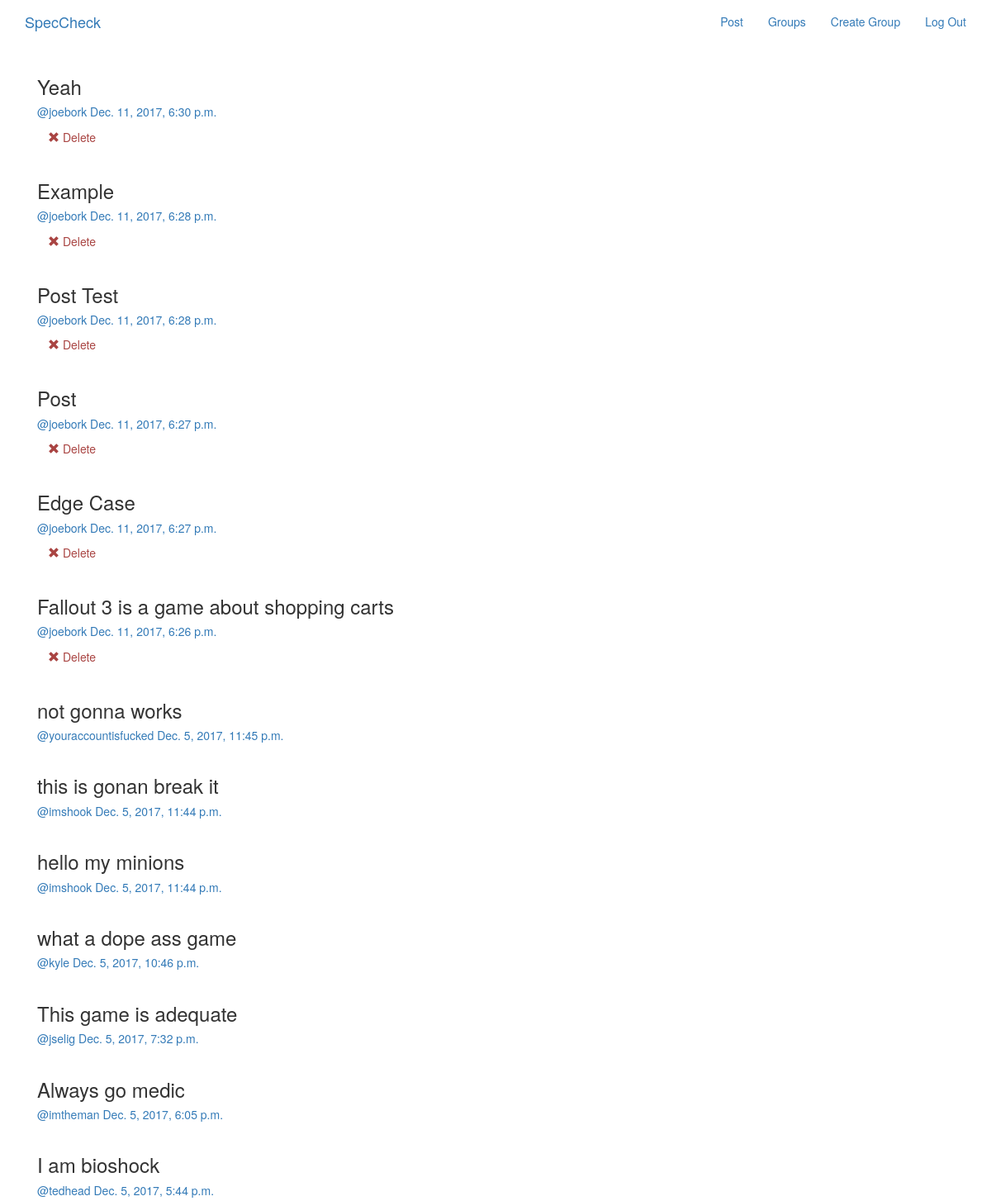
Page /posts/ (signed in) on the committed database.
### posts/models.py (models this page shows, shortened)
class Post(models.Model):
    user = models.ForeignKey(User,related_name='posts')
    created_at = models.DateTimeField(auto_now=True)
    message = models.TextField()
    message_html = models.TextField(editable=False)
    group = models.ForeignKey(Group,related_name='posts',null=True,blank=True)
    class Meta:
        ordering = ['-created_at']
        unique_together = ['user','message'] #every message is uniquely linked to a user

### posts/views.py (the view)
class PostList(SelectRelatedMixin,generic.ListView):
    model = models.Post
    select_related = ('user','group')

### posts/templates/posts/post_list.html (shortened to what this page needs)
{% extends "posts/post_base.html" %}
{% block post_content %}
<div class="col-md-8">
  {% for post in post_list  %}
    {% include "posts/_post.html" %}
  {% endfor %}
</div>
{% endblock %}

### posts/templates/posts/_post.html
<div class="post media">
  <h3>{{post.message_html|safe}}</h3>
 <div class="media-body">
    <h5 class='media-heading'>
    <span class = 'username'>
      <a href="{% url 'posts:for_user' username=post.user.username %}">@{{post.user.username}}</a>
    </span>
    <time class='time'>
      <a href="{% url 'posts:single' username=post.user.username pk=post.pk%}">
        {{post.created_at}}
      </a>
    </time>
    </h5>
    <div class="media-footer">
      {% if user.is_authenticated and post.user == user %}
        <a href="{% url 'posts:delete' pk=post.pk%}" title="delete" class='btn btn-simple'>
          <span class='glyphicon glyphicon-remove text-danger' aria-hidden='true'></span>
          <span class='text-danger icon-label'>Delete</span>
        </a>
      {% endif %}
    </div>
  </div>
</div>

### rows in the picture
Post: message_html "Yeah", user.username "joebork", created_at "Dec. 11, 2017, 6:30 p.m.", shows "Delete"
Post: message_html "Example", user.username "joebork", created_at "Dec. 11, 2017, 6:28 p.m.", shows "Delete"
Post: message_html "Post Test", user.username "joebork", created_at "Dec. 11, 2017, 6:28 p.m.", shows "Delete"
Post: message_html "Post", user.username "joebork", created_at "Dec. 11, 2017, 6:27 p.m.", shows "Delete"
Post: message_html "Edge Case", user.username "joebork", created_at "Dec. 11, 2017, 6:27 p.m.", shows "Delete"
Post: message_html "Fallout 3 is a game about shopping carts", user.username "joebork", created_at "Dec. 11, 2017, 6:26 p.m.", shows "Delete"
Post: message_html "not gonna works", user.username "youraccountisfucked", created_at "Dec. 5, 2017, 11:45 p.m."
Post: message_html "this is gonan break it", user.username "imshook", created_at "Dec. 5, 2017, 11:44 p.m."
Post: message_html "hello my minions", user.username "imshook", created_at "Dec. 5, 2017, 11:44 p.m."
Post: message_html "what a dope ass game", user.username "kyle", created_at "Dec. 5, 2017, 10:46 p.m."
Post: message_html "This game is adequate", user.username "jselig", created_at "Dec. 5, 2017, 7:32 p.m."
Post: message_html "Always go medic", user.username "imtheman", created_at "Dec. 5, 2017, 6:05 p.m."
Post: message_html "I am bioshock", user.username "tedhead", created_at "Dec. 5, 2017, 5:44 p.m."
